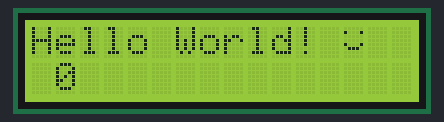
The sketch below on a simulated Arduino Uno, built with avr-gcc and run on an emulated ATmega328P. Shown: 16×2 character LCD.

Above: at 0.1 s.
At 4.1 s:
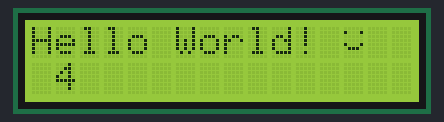
At 9.2 s:
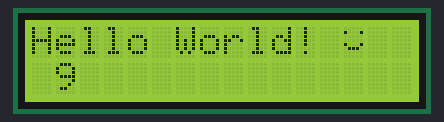
At 19.2 s:
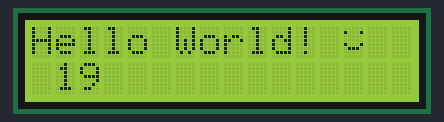
At 28.2 s:
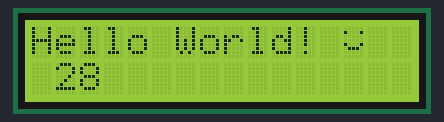
At 38.3 s:
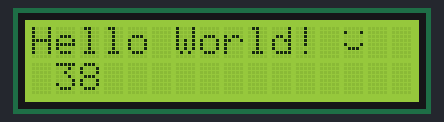

The sketch:

lcd.ino
```cpp
//Programa: Teste de Display LCD 16 x 2
//Autor: FILIPEFLOP

//Carrega a biblioteca LiquidCrystal
#include <LiquidCrystal.h>

byte smiley[8] = {
  B00000,
  B10001,
  B00000,
  B00000,
  B10001,
  B01110,
  B00000,
};

//Define os pinos que serão utilizados para ligação ao display
LiquidCrystal lcd(12, 11, 5, 4, 3, 2);
int contador = 0;
void setup()
{
  lcd.createChar(0, smiley);
  lcd.begin(16, 2);

}

void loop()
{
  lcd.clear(); // limpa tela do LCD
  lcd.setCursor(0, 0); // selecionando coluna 0 e linha 0
  lcd.print("Hello World! "); // mostra no LCD
  lcd.write(byte(0));
  lcd.setCursor(1, 1); // selecionando coluna 1 e linha 1
  lcd.print(contador); // mostra no LCD a contagem
  contador++; // incrementa contador
  delay(1000);
}
```

Measured:
- what the display in image 1 shows lasts 1.0 s, from 4.1 s to 5.1 s
